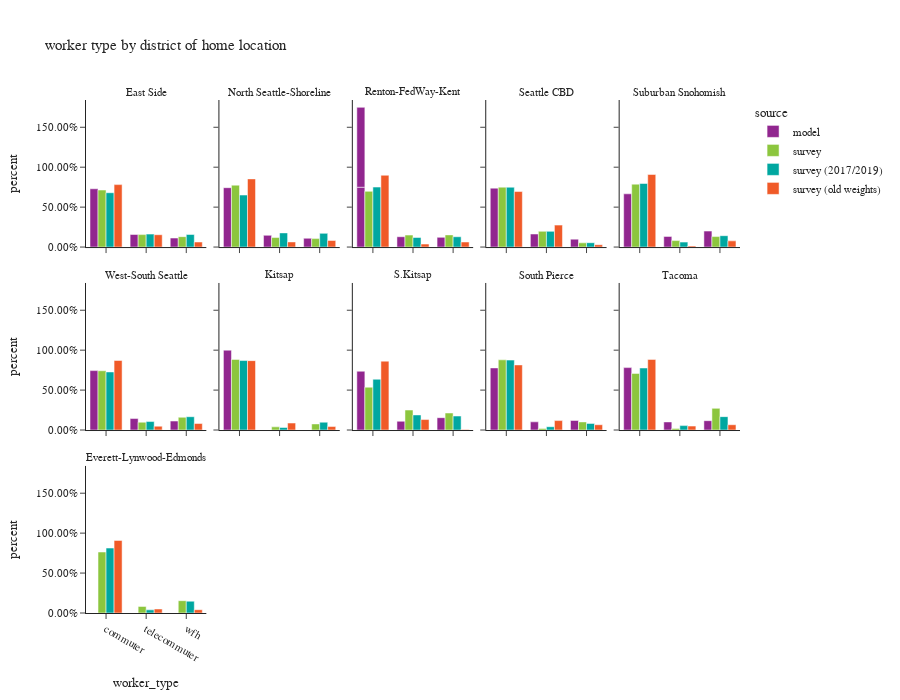

Notebook cell for this chart:
### Code cell
df_worker_count = workers.groupby(['source','CountyName_hh','district_name_hh','worker_type'])['pdexpfac']. \
    sum().reset_index()
df_worker_count['percent'] = df_worker_count.groupby(['source','CountyName_hh','district_name_hh'], group_keys=False)['pdexpfac']. \
    apply(lambda x: x / float(x.sum()))

df_worker_count_ct = workers.groupby(['source','CountyName_hh','district_name_hh','worker_type'])['pdexpfac'].count().reset_index(). \
    rename(columns={'pdexpfac':'sample count'})
df_worker_count = df_worker_count.merge(df_worker_count_ct, on=['source','CountyName_hh','district_name_hh','worker_type']). \
    rename(columns={'pdexpfac':'total count'})

fig = px.bar(df_worker_count.sort_values(by=['source','CountyName_hh','district_name_hh']), x='worker_type', y="percent",
             facet_col="district_name_hh",facet_col_wrap=5,color="source",
             barmode="group",hover_data=['sample count','total count'],
             title="worker type by district of home location")
fig.for_each_annotation(lambda a: a.update(text = a.text.split("=")[-1]))
fig.update_layout(height=700, width=900, font=dict(size=11))
fig.for_each_yaxis(lambda a: a.update(tickformat = ".2%"))
fig.update_xaxes(categoryorder='array', categoryarray= ['commuter','telecommuter','wfh'])
fig.show()

### Figure 1 — Plotly figure (JSON) as saved in the notebook; plotly's stock layout.template omitted (floating-point values rounded to 4 significant figures)
{"data": [{"alignmentgroup": "True", "customdata": [[199700.0, 199700.0], [43100.0, 43100.0], [30820.0, 30820.0]], "hovertemplate": "source=model<br>district_name_hh=East Side<br>worker_type=%{x}<br>percent=%{y}<br>sample count=%{customdata[0]}<br>total count=%{customdata[1]}<extra></extra>", "legendgroup": "model", "marker": {"color": "#91268F", "pattern": {"shape": ""}}, "name": "model", "offsetgroup": "model", "orientation": "v", "showlegend": true, "textposition": "auto", "type": "bar", "x": ["commuter", "telecommuter", "wfh"], "xaxis": "x11", "y": [0.7298, 0.1575, 0.1127], "yaxis": "y11"}, {"alignmentgroup": "True", "customdata": [[166100.0, 166100.0], [32800.0, 32800.0], [24560.0, 24560.0]], "hovertemplate": "source=model<br>district_name_hh=North Seattle-Shoreline<br>worker_type=%{x}<br>percent=%{y}<br>sample count=%{customdata[0]}<br>total count=%{customdata[1]}<extra></extra>", "legendgroup": "model", "marker": {"color": "#91268F", "pattern": {"shape": ""}}, "name": "model", "offsetgroup": "model", "orientation": "v", "showlegend": false, "textposition": "auto", "type": "bar", "x": ["commuter", "telecommuter", "wfh"], "xaxis": "x12", "y": [0.7434, 0.1468, 0.1099], "yaxis": "y12"}, {"alignmentgroup": "True", "customdata": [[284.0, 284.0], [49.0, 49.0], [46.0, 46.0], [7.0, 7.0]], "hovertemplate": "source=model<br>district_name_hh=Renton-FedWay-Kent<br>worker_type=%{x}<br>percent=%{y}<br>sample count=%{customdata[0]}<br>total count=%{customdata[1]}<extra></extra>", "legendgroup": "model", "marker": {"color": "#91268F", "pattern": {"shape": ""}}, "name": "model", "offsetgroup": "model", "orientation": "v", "showlegend": false, "textposition": "auto", "type": "bar", "x": ["commuter", "telecommuter", "wfh", "commuter"], "xaxis": "x13", "y": [0.7493, 0.1293, 0.1214, 1.0], "yaxis": "y13"}, {"alignmentgroup": "True", "customdata": [[121800.0, 121800.0], [26940.0, 26940.0], [16350.0, 16350.0]], "hovertemplate": "source=model<br>district_name_hh=Seattle CBD<br>worker_type=%{x}<br>percent=%{y}<br>sample count=%{customdata[0]}<br>total count=%{customdata[1]}<extra></extra>", "legendgroup": "model", "marker": {"color": "#91268F", "pattern": {"shape": ""}}, "name": "model", "offsetgroup": "model", "orientation": "v", "showlegend": false, "textposition": "auto", "type": "bar", "x": ["commuter", "telecommuter", "wfh"], "xaxis": "x14", "y": [0.7378, 0.1631, 0.09904], "yaxis": "y14"}, {"alignmentgroup": "True", "customdata": [[10.0, 10.0], [2.0, 2.0], [3.0, 3.0]], "hovertemplate": "source=model<br>district_name_hh=Suburban Snohomish<br>worker_type=%{x}<br>percent=%{y}<br>sample count=%{customdata[0]}<br>total count=%{customdata[1]}<extra></extra>", "legendgroup": "model", "marker": {"color": "#91268F", "pattern": {"shape": ""}}, "name": "model", "offsetgroup": "model", "orientation": "v", "showlegend": false, "textposition": "auto", "type": "bar", "x": ["commuter", "telecommuter", "wfh"], "xaxis": "x15", "y": [0.6667, 0.1333, 0.2], "yaxis": "y15"}, {"alignmentgroup": "True", "customdata": [[88020.0, 88020.0], [17010.0, 17010.0], [13300.0, 13300.0]], "hovertemplate": "source=model<br>district_name_hh=West-South Seattle<br>worker_type=%{x}<br>percent=%{y}<br>sample count=%{customdata[0]}<br>total count=%{customdata[1]}<extra></extra>", "legendgroup": "model", "marker": {"color": "#91268F", "pattern": {"shape": ""}}, "name": "model", "offsetgroup": "model", "orientation": "v", "showlegend": false, "textposition": "auto", "type": "bar", "x": ["commuter", "telecommuter", "wfh"], "xaxis": "x6", "y": [0.7439, 0.1438, 0.1124], "yaxis": "y6"}, {"alignmentgroup": "True", "customdata": [[2.0, 2.0]], "hovertemplate": "source=model<br>district_name_hh=Kitsap<br>worker_type=%{x}<br>percent=%{y}<br>sample count=%{customdata[0]}<br>total count=%{customdata[1]}<extra></extra>", "legendgroup": "model", "marker": {"color": "#91268F", "pattern": {"shape": ""}}, "name": "model", "offsetgroup": "model", "orientation": "v", "showlegend": false, "textposition": "auto", "type": "bar", "x": ["commuter"], "xaxis": "x7", "y": [1.0], "yaxis": "y7"}, {"alignmentgroup": "True", "customdata": [[24190.0, 24190.0], [3599.0, 3599.0], [5072.0, 5072.0]], "hovertemplate": "source=model<br>district_name_hh=S.Kitsap<br>worker_type=%{x}<br>percent=%{y}<br>sample count=%{customdata[0]}<br>total count=%{customdata[1]}<extra></extra>", "legendgroup": "model", "marker": {"color": "#91268F", "pattern": {"shape": ""}}, "name": "model", "offsetgroup": "model", "orientation": "v", "showlegend": false, "textposition": "auto", "type": "bar", "x": ["commuter", "telecommuter", "wfh"], "xaxis": "x8", "y": [0.7361, 0.1095, 0.1543], "yaxis": "y8"}, {"alignmentgroup": "True", "customdata": [[219300.0, 219300.0], [28890.0, 28890.0], [33830.0, 33830.0]], "hovertemplate": "source=model<br>district_name_hh=South Pierce<br>worker_type=%{x}<br>percent=%{y}<br>sample count=%{customdata[0]}<br>total count=%{customdata[1]}<extra></extra>", "legendgroup": "model", "marker": {"color": "#91268F", "pattern": {"shape": ""}}, "name": "model", "offsetgroup": "model", "orientation": "v", "showlegend": false, "textposition": "auto", "type": "bar", "x": ["commuter", "telecommuter", "wfh"], "xaxis": "x9", "y": [0.7776, 0.1024, 0.12], "yaxis": "y9"}, {"alignmentgroup": "True", "customdata": [[103200.0, 103200.0], [13380.0, 13380.0], [15450.0, 15450.0]], "hovertemplate": "source=model<br>district_name_hh=Tacoma<br>worker_type=%{x}<br>percent=%{y}<br>sample count=%{customdata[0]}<br>total count=%{customdata[1]}<extra></extra>", "legendgroup": "model", "marker": {"color": "#91268F", "pattern": {"shape": ""}}, "name": "model", "offsetgroup": "model", "orientation": "v", "showlegend": false, "textposition": "auto", "type": "bar", "x": ["commuter", "telecommuter", "wfh"], "xaxis": "x10", "y": [0.7816, 0.1014, 0.117], "yaxis": "y10"}, {"alignmentgroup": "True", "customdata": [[477.0, 252500.0], [231.0, 55080.0], [201.0, 46110.0]], "hovertemplate": "source=survey<br>district_name_hh=East Side<br>worker_type=%{x}<br>percent=%{y}<br>sample count=%{customdata[0]}<br>total count=%{customdata[1]}<extra></extra>", "legendgroup": "survey", "marker": {"color": "#8CC63E", "pattern": {"shape": ""}}, "name": "survey", "offsetgroup": "survey", "orientation": "v", "showlegend": true, "textposition": "auto", "type": "bar", "x": ["commuter", "telecommuter", "wfh"], "xaxis": "x11", "y": [0.7139, 0.1557, 0.1304], "yaxis": "y11"}, {"alignmentgroup": "True", "customdata": [[257.0, 105300.0], [109.0, 16190.0], [112.0, 14360.0]], "hovertemplate": "source=survey<br>district_name_hh=North Seattle-Shoreline<br>worker_type=%{x}<br>percent=%{y}<br>sample count=%{customdata[0]}<br>total count=%{customdata[1]}<extra></extra>", "legendgroup": "survey", "marker": {"color": "#8CC63E", "pattern": {"shape": ""}}, "name": "survey", "offsetgroup": "survey", "orientation": "v", "showlegend": false, "textposition": "auto", "type": "bar", "x": ["commuter", "telecommuter", "wfh"], "xaxis": "x12", "y": [0.7752, 0.1191, 0.1057], "yaxis": "y12"}, {"alignmentgroup": "True", "customdata": [[412.0, 205900.0], [156.0, 44230.0], [165.0, 45030.0]], "hovertemplate": "source=survey<br>district_name_hh=Renton-FedWay-Kent<br>worker_type=%{x}<br>percent=%{y}<br>sample count=%{customdata[0]}<br>total count=%{customdata[1]}<extra></extra>", "legendgroup": "survey", "marker": {"color": "#8CC63E", "pattern": {"shape": ""}}, "name": "survey", "offsetgroup": "survey", "orientation": "v", "showlegend": false, "textposition": "auto", "type": "bar", "x": ["commuter", "telecommuter", "wfh"], "xaxis": "x13", "y": [0.6976, 0.1499, 0.1526], "yaxis": "y13"}, {"alignmentgroup": "True", "customdata": [[104.0, 46180.0], [33.0, 12130.0], [29.0, 3246.0]], "hovertemplate": "source=survey<br>district_name_hh=Seattle CBD<br>worker_type=%{x}<br>percent=%{y}<br>sample count=%{customdata[0]}<br>total count=%{customdata[1]}<extra></extra>", "legendgroup": "survey", "marker": {"color": "#8CC63E", "pattern": {"shape": ""}}, "name": "survey", "offsetgroup": "survey", "orientation": "v", "showlegend": false, "textposition": "auto", "type": "bar", "x": ["commuter", "telecommuter", "wfh"], "xaxis": "x14", "y": [0.7502, 0.197, 0.05273], "yaxis": "y14"}, {"alignmentgroup": "True", "customdata": [[139.0, 153800.0], [40.0, 15810.0], [48.0, 25640.0]], "hovertemplate": "source=survey<br>district_name_hh=Suburban Snohomish<br>worker_type=%{x}<br>percent=%{y}<br>sample count=%{customdata[0]}<br>total count=%{customdata[1]}<extra></extra>", "legendgroup": "survey", "marker": {"color": "#8CC63E", "pattern": {"shape": ""}}, "name": "survey", "offsetgroup": "survey", "orientation": "v", "showlegend": false, "textposition": "auto", "type": "bar", "x": ["commuter", "telecommuter", "wfh"], "xaxis": "x15", "y": [0.7877, 0.08097, 0.1313], "yaxis": "y15"}, {"alignmentgroup": "True", "customdata": [[233.0, 109600.0], [88.0, 14510.0], [85.0, 23600.0]], "hovertemplate": "source=survey<br>district_name_hh=West-South Seattle<br>worker_type=%{x}<br>percent=%{y}<br>sample count=%{customdata[0]}<br>total count=%{customdata[1]}<extra></extra>", "legendgroup": "survey", "marker": {"color": "#8CC63E", "pattern": {"shape": ""}}, "name": "survey", "offsetgroup": "survey", "orientation": "v", "showlegend": false, "textposition": "auto", "type": "bar", "x": ["commuter", "telecommuter", "wfh"], "xaxis": "x6", "y": [0.742, 0.09823, 0.1598], "yaxis": "y6"}, {"alignmentgroup": "True", "customdata": [[112.0, 95950.0], [17.0, 4292.0], [35.0, 8285.0]], "hovertemplate": "source=survey<br>district_name_hh=Kitsap<br>worker_type=%{x}<br>percent=%{y}<br>sample count=%{customdata[0]}<br>total count=%{customdata[1]}<extra></extra>", "legendgroup": "survey", "marker": {"color": "#8CC63E", "pattern": {"shape": ""}}, "name": "survey", "offsetgroup": "survey", "orientation": "v", "showlegend": false, "textposition": "auto", "type": "bar", "x": ["commuter", "telecommuter", "wfh"], "xaxis": "x7", "y": [0.8841, 0.03955, 0.07634], "yaxis": "y7"}, {"alignmentgroup": "True", "customdata": [[30.0, 12410.0], [12.0, 5791.0], [10.0, 4935.0]], "hovertemplate": "source=survey<br>district_name_hh=S.Kitsap<br>worker_type=%{x}<br>percent=%{y}<br>sample count=%{customdata[0]}<br>total count=%{customdata[1]}<extra></extra>", "legendgroup": "survey", "marker": {"color": "#8CC63E", "pattern": {"shape": ""}}, "name": "survey", "offsetgroup": "survey", "orientation": "v", "showlegend": false, "textposition": "auto", "type": "bar", "x": ["commuter", "telecommuter", "wfh"], "xaxis": "x8", "y": [0.5365, 0.2503, 0.2133], "yaxis": "y8"}, {"alignmentgroup": "True", "customdata": [[166.0, 187600.0], [29.0, 4156.0], [46.0, 21680.0]], "hovertemplate": "source=survey<br>district_name_hh=South Pierce<br>worker_type=%{x}<br>percent=%{y}<br>sample count=%{customdata[0]}<br>total count=%{customdata[1]}<extra></extra>", "legendgroup": "survey", "marker": {"color": "#8CC63E", "pattern": {"shape": ""}}, "name": "survey", "offsetgroup": "survey", "orientation": "v", "showlegend": false, "textposition": "auto", "type": "bar", "x": ["commuter", "telecommuter", "wfh"], "xaxis": "x9", "y": [0.8789, 0.01947, 0.1016], "yaxis": "y9"}, {"alignmentgroup": "True", "customdata": [[43.0, 49340.0], [13.0, 1391.0], [9.0, 18880.0]], "hovertemplate": "source=survey<br>district_name_hh=Tacoma<br>worker_type=%{x}<br>percent=%{y}<br>sample count=%{customdata[0]}<br>total count=%{customdata[1]}<extra></extra>", "legendgroup": "survey", "marker": {"color": "#8CC63E", "pattern": {"shape": ""}}, "name": "survey", "offsetgroup": "survey", "orientation": "v", "showlegend": false, "textposition": "auto", "type": "bar", "x": ["commuter", "telecommuter", "wfh"], "xaxis": "x10", "y": [0.7088, 0.01999, 0.2712], "yaxis": "y10"}, {"alignmentgroup": "True", "customdata": [[83.0, 81860.0], [14.0, 8834.0], [29.0, 16510.0]], "hovertemplate": "source=survey<br>district_name_hh=Everett-Lynwood-Edmonds<br>worker_type=%{x}<br>percent=%{y}<br>sample count=%{customdata[0]}<br>total count=%{customdata[1]}<extra></extra>", "legendgroup": "survey", "marker": {"color": "#8CC63E", "pattern": {"shape": ""}}, "name": "survey", "offsetgroup": "survey", "orientation": "v", "showlegend": false, "textposition": "auto", "type": "bar", "x": ["commuter", "telecommuter", "wfh"], "xaxis": "x", "y": [0.7636, 0.0824, 0.154], "yaxis": "y"}, {"alignmentgroup": "True", "customdata": [[450.0, 238400.0], [218.0, 56790.0], [197.0, 55190.0]], "hovertemplate": "source=survey (2017/2019)<br>district_name_hh=East Side<br>worker_type=%{x}<br>percent=%{y}<br>sample count=%{customdata[0]}<br>total count=%{customdata[1]}<extra></extra>", "legendgroup": "survey (2017/2019)", "marker": {"color": "#00A7A0", "pattern": {"shape": ""}}, "name": "survey (2017/2019)", "offsetgroup": "survey (2017/2019)", "orientation": "v", "showlegend": true, "textposition": "auto", "type": "bar", "x": ["commuter", "telecommuter", "wfh"], "xaxis": "x11", "y": [0.6804, 0.1621, 0.1575], "yaxis": "y11"}, {"alignmentgroup": "True", "customdata": [[242.0, 71120.0], [105.0, 19360.0], [110.0, 18720.0]], "hovertemplate": "source=survey (2017/2019)<br>district_name_hh=North Seattle-Shoreline<br>worker_type=%{x}<br>percent=%{y}<br>sample count=%{customdata[0]}<br>total count=%{customdata[1]}<extra></extra>", "legendgroup": "survey (2017/2019)", "marker": {"color": "#00A7A0", "pattern": {"shape": ""}}, "name": "survey (2017/2019)", "offsetgroup": "survey (2017/2019)", "orientation": "v", "showlegend": false, "textposition": "auto", "type": "bar", "x": ["commuter", "telecommuter", "wfh"], "xaxis": "x12", "y": [0.6512, 0.1773, 0.1715], "yaxis": "y12"}, {"alignmentgroup": "True", "customdata": [[393.0, 200700.0], [148.0, 32040.0], [161.0, 34500.0]], "hovertemplate": "source=survey (2017/2019)<br>district_name_hh=Renton-FedWay-Kent<br>worker_type=%{x}<br>percent=%{y}<br>sample count=%{customdata[0]}<br>total count=%{customdata[1]}<extra></extra>", "legendgroup": "survey (2017/2019)", "marker": {"color": "#00A7A0", "pattern": {"shape": ""}}, "name": "survey (2017/2019)", "offsetgroup": "survey (2017/2019)", "orientation": "v", "showlegend": false, "textposition": "auto", "type": "bar", "x": ["commuter", "telecommuter", "wfh"], "xaxis": "x13", "y": [0.751, 0.1199, 0.1291], "yaxis": "y13"}, {"alignmentgroup": "True", "customdata": [[97.0, 41070.0], [32.0, 10770.0], [26.0, 2986.0]], "hovertemplate": "source=survey (2017/2019)<br>district_name_hh=Seattle CBD<br>worker_type=%{x}<br>percent=%{y}<br>sample count=%{customdata[0]}<br>total count=%{customdata[1]}<extra></extra>", "legendgroup": "survey (2017/2019)", "marker": {"color": "#00A7A0", "pattern": {"shape": ""}}, "name": "survey (2017/2019)", "offsetgroup": "survey (2017/2019)", "orientation": "v", "showlegend": false, "textposition": "auto", "type": "bar", "x": ["commuter", "telecommuter", "wfh"], "xaxis": "x14", "y": [0.7491, 0.1964, 0.05447], "yaxis": "y14"}, {"alignmentgroup": "True", "customdata": [[138.0, 125800.0], [40.0, 9791.0], [48.0, 22490.0]], "hovertemplate": "source=survey (2017/2019)<br>district_name_hh=Suburban Snohomish<br>worker_type=%{x}<br>percent=%{y}<br>sample count=%{customdata[0]}<br>total count=%{customdata[1]}<extra></extra>", "legendgroup": "survey (2017/2019)", "marker": {"color": "#00A7A0", "pattern": {"shape": ""}}, "name": "survey (2017/2019)", "offsetgroup": "survey (2017/2019)", "orientation": "v", "showlegend": false, "textposition": "auto", "type": "bar", "x": ["commuter", "telecommuter", "wfh"], "xaxis": "x15", "y": [0.7958, 0.06195, 0.1423], "yaxis": "y15"}, {"alignmentgroup": "True", "customdata": [[214.0, 91740.0], [87.0, 13370.0], [79.0, 21050.0]], "hovertemplate": "source=survey (2017/2019)<br>district_name_hh=West-South Seattle<br>worker_type=%{x}<br>percent=%{y}<br>sample count=%{customdata[0]}<br>total count=%{customdata[1]}<extra></extra>", "legendgroup": "survey (2017/2019)", "marker": {"color": "#00A7A0", "pattern": {"shape": ""}}, "name": "survey (2017/2019)", "offsetgroup": "survey (2017/2019)", "orientation": "v", "showlegend": false, "textposition": "auto", "type": "bar", "x": ["commuter", "telecommuter", "wfh"], "xaxis": "x6", "y": [0.7272, 0.106, 0.1668], "yaxis": "y6"}, {"alignmentgroup": "True", "customdata": [[107.0, 91950.0], [17.0, 3379.0], [37.0, 10380.0]], "hovertemplate": "source=survey (2017/2019)<br>district_name_hh=Kitsap<br>worker_type=%{x}<br>percent=%{y}<br>sample count=%{customdata[0]}<br>total count=%{customdata[1]}<extra></extra>", "legendgroup": "survey (2017/2019)", "marker": {"color": "#00A7A0", "pattern": {"shape": ""}}, "name": "survey (2017/2019)", "offsetgroup": "survey (2017/2019)", "orientation": "v", "showlegend": false, "textposition": "auto", "type": "bar", "x": ["commuter", "telecommuter", "wfh"], "xaxis": "x7", "y": [0.8698, 0.03196, 0.09823], "yaxis": "y7"}, {"alignmentgroup": "True", "customdata": [[30.0, 28680.0], [12.0, 8522.0], [10.0, 7902.0]], "hovertemplate": "source=survey (2017/2019)<br>district_name_hh=S.Kitsap<br>worker_type=%{x}<br>percent=%{y}<br>sample count=%{customdata[0]}<br>total count=%{customdata[1]}<extra></extra>", "legendgroup": "survey (2017/2019)", "marker": {"color": "#00A7A0", "pattern": {"shape": ""}}, "name": "survey (2017/2019)", "offsetgroup": "survey (2017/2019)", "orientation": "v", "showlegend": false, "textposition": "auto", "type": "bar", "x": ["commuter", "telecommuter", "wfh"], "xaxis": "x8", "y": [0.6359, 0.1889, 0.1752], "yaxis": "y8"}, {"alignmentgroup": "True", "customdata": [[157.0, 182100.0], [30.0, 8589.0], [45.0, 17280.0]], "hovertemplate": "source=survey (2017/2019)<br>district_name_hh=South Pierce<br>worker_type=%{x}<br>percent=%{y}<br>sample count=%{customdata[0]}<br>total count=%{customdata[1]}<extra></extra>", "legendgroup": "survey (2017/2019)", "marker": {"color": "#00A7A0", "pattern": {"shape": ""}}, "name": "survey (2017/2019)", "offsetgroup": "survey (2017/2019)", "orientation": "v", "showlegend": false, "textposition": "auto", "type": "bar", "x": ["commuter", "telecommuter", "wfh"], "xaxis": "x9", "y": [0.8756, 0.04129, 0.08307], "yaxis": "y9"}, {"alignmentgroup": "True", "customdata": [[42.0, 51780.0], [13.0, 3685.0], [8.0, 11180.0]], "hovertemplate": "source=survey (2017/2019)<br>district_name_hh=Tacoma<br>worker_type=%{x}<br>percent=%{y}<br>sample count=%{customdata[0]}<br>total count=%{customdata[1]}<extra></extra>", "legendgroup": "survey (2017/2019)", "marker": {"color": "#00A7A0", "pattern": {"shape": ""}}, "name": "survey (2017/2019)", "offsetgroup": "survey (2017/2019)", "orientation": "v", "showlegend": false, "textposition": "auto", "type": "bar", "x": ["commuter", "telecommuter", "wfh"], "xaxis": "x10", "y": [0.7769, 0.05529, 0.1678], "yaxis": "y10"}, {"alignmentgroup": "True", "customdata": [[76.0, 87540.0], [13.0, 4228.0], [29.0, 15890.0]], "hovertemplate": "source=survey (2017/2019)<br>district_name_hh=Everett-Lynwood-Edmonds<br>worker_type=%{x}<br>percent=%{y}<br>sample count=%{customdata[0]}<br>total count=%{customdata[1]}<extra></extra>", "legendgroup": "survey (2017/2019)", "marker": {"color": "#00A7A0", "pattern": {"shape": ""}}, "name": "survey (2017/2019)", "offsetgroup": "survey (2017/2019)", "orientation": "v", "showlegend": false, "textposition": "auto", "type": "bar", "x": ["commuter", "telecommuter", "wfh"], "xaxis": "x", "y": [0.8132, 0.03927, 0.1476], "yaxis": "y"}, {"alignmentgroup": "True", "customdata": [[1688.0, 157200.0], [107.0, 31090.0], [155.0, 12730.0]], "hovertemplate": "source=survey (old weights)<br>district_name_hh=East Side<br>worker_type=%{x}<br>percent=%{y}<br>sample count=%{customdata[0]}<br>total count=%{customdata[1]}<extra></extra>", "legendgroup": "survey (old weights)", "marker": {"color": "#F05A28", "pattern": {"shape": ""}}, "name": "survey (old weights)", "offsetgroup": "survey (old weights)", "orientation": "v", "showlegend": true, "textposition": "auto", "type": "bar", "x": ["commuter", "telecommuter", "wfh"], "xaxis": "x11", "y": [0.782, 0.1547, 0.06332], "yaxis": "y11"}, {"alignmentgroup": "True", "customdata": [[771.0, 130900.0], [53.0, 9850.0], [91.0, 12620.0]], "hovertemplate": "source=survey (old weights)<br>district_name_hh=North Seattle-Shoreline<br>worker_type=%{x}<br>percent=%{y}<br>sample count=%{customdata[0]}<br>total count=%{customdata[1]}<extra></extra>", "legendgroup": "survey (old weights)", "marker": {"color": "#F05A28", "pattern": {"shape": ""}}, "name": "survey (old weights)", "offsetgroup": "survey (old weights)", "orientation": "v", "showlegend": false, "textposition": "auto", "type": "bar", "x": ["commuter", "telecommuter", "wfh"], "xaxis": "x12", "y": [0.8535, 0.06421, 0.08225], "yaxis": "y12"}, {"alignmentgroup": "True", "customdata": [[1311.0, 262100.0], [81.0, 10900.0], [141.0, 18510.0]], "hovertemplate": "source=survey (old weights)<br>district_name_hh=Renton-FedWay-Kent<br>worker_type=%{x}<br>percent=%{y}<br>sample count=%{customdata[0]}<br>total count=%{customdata[1]}<extra></extra>", "legendgroup": "survey (old weights)", "marker": {"color": "#F05A28", "pattern": {"shape": ""}}, "name": "survey (old weights)", "offsetgroup": "survey (old weights)", "orientation": "v", "showlegend": false, "textposition": "auto", "type": "bar", "x": ["commuter", "telecommuter", "wfh"], "xaxis": "x13", "y": [0.8991, 0.03738, 0.06351], "yaxis": "y13"}, {"alignmentgroup": "True", "customdata": [[196.0, 33850.0], [22.0, 13390.0], [30.0, 1459.0]], "hovertemplate": "source=survey (old weights)<br>district_name_hh=Seattle CBD<br>worker_type=%{x}<br>percent=%{y}<br>sample count=%{customdata[0]}<br>total count=%{customdata[1]}<extra></extra>", "legendgroup": "survey (old weights)", "marker": {"color": "#F05A28", "pattern": {"shape": ""}}, "name": "survey (old weights)", "offsetgroup": "survey (old weights)", "orientation": "v", "showlegend": false, "textposition": "auto", "type": "bar", "x": ["commuter", "telecommuter", "wfh"], "xaxis": "x14", "y": [0.6951, 0.2749, 0.02995], "yaxis": "y14"}, {"alignmentgroup": "True", "customdata": [[219.0, 135100.0], [10.0, 2009.0], [13.0, 11540.0]], "hovertemplate": "source=survey (old weights)<br>district_name_hh=Suburban Snohomish<br>worker_type=%{x}<br>percent=%{y}<br>sample count=%{customdata[0]}<br>total count=%{customdata[1]}<extra></extra>", "legendgroup": "survey (old weights)", "marker": {"color": "#F05A28", "pattern": {"shape": ""}}, "name": "survey (old weights)", "offsetgroup": "survey (old weights)", "orientation": "v", "showlegend": false, "textposition": "auto", "type": "bar", "x": ["commuter", "telecommuter", "wfh"], "xaxis": "x15", "y": [0.9088, 0.01352, 0.07764], "yaxis": "y15"}, {"alignmentgroup": "True", "customdata": [[672.0, 120600.0], [39.0, 6624.0], [55.0, 11280.0]], "hovertemplate": "source=survey (old weights)<br>district_name_hh=West-South Seattle<br>worker_type=%{x}<br>percent=%{y}<br>sample count=%{customdata[0]}<br>total count=%{customdata[1]}<extra></extra>", "legendgroup": "survey (old weights)", "marker": {"color": "#F05A28", "pattern": {"shape": ""}}, "name": "survey (old weights)", "offsetgroup": "survey (old weights)", "orientation": "v", "showlegend": false, "textposition": "auto", "type": "bar", "x": ["commuter", "telecommuter", "wfh"], "xaxis": "x6", "y": [0.8707, 0.04783, 0.08146], "yaxis": "y6"}, {"alignmentgroup": "True", "customdata": [[130.0, 77440.0], [14.0, 7806.0], [26.0, 3883.0]], "hovertemplate": "source=survey (old weights)<br>district_name_hh=Kitsap<br>worker_type=%{x}<br>percent=%{y}<br>sample count=%{customdata[0]}<br>total count=%{customdata[1]}<extra></extra>", "legendgroup": "survey (old weights)", "marker": {"color": "#F05A28", "pattern": {"shape": ""}}, "name": "survey (old weights)", "offsetgroup": "survey (old weights)", "orientation": "v", "showlegend": false, "textposition": "auto", "type": "bar", "x": ["commuter", "telecommuter", "wfh"], "xaxis": "x7", "y": [0.8688, 0.08758, 0.04357], "yaxis": "y7"}, {"alignmentgroup": "True", "customdata": [[71.0, 45190.0], [8.0, 6872.0], [5.0, 333.5]], "hovertemplate": "source=survey (old weights)<br>district_name_hh=S.Kitsap<br>worker_type=%{x}<br>percent=%{y}<br>sample count=%{customdata[0]}<br>total count=%{customdata[1]}<extra></extra>", "legendgroup": "survey (old weights)", "marker": {"color": "#F05A28", "pattern": {"shape": ""}}, "name": "survey (old weights)", "offsetgroup": "survey (old weights)", "orientation": "v", "showlegend": false, "textposition": "auto", "type": "bar", "x": ["commuter", "telecommuter", "wfh"], "xaxis": "x8", "y": [0.8625, 0.1312, 0.006366], "yaxis": "y8"}, {"alignmentgroup": "True", "customdata": [[278.0, 163400.0], [26.0, 23720.0], [24.0, 13270.0]], "hovertemplate": "source=survey (old weights)<br>district_name_hh=South Pierce<br>worker_type=%{x}<br>percent=%{y}<br>sample count=%{customdata[0]}<br>total count=%{customdata[1]}<extra></extra>", "legendgroup": "survey (old weights)", "marker": {"color": "#F05A28", "pattern": {"shape": ""}}, "name": "survey (old weights)", "offsetgroup": "survey (old weights)", "orientation": "v", "showlegend": false, "textposition": "auto", "type": "bar", "x": ["commuter", "telecommuter", "wfh"], "xaxis": "x9", "y": [0.8154, 0.1184, 0.06622], "yaxis": "y9"}, {"alignmentgroup": "True", "customdata": [[77.0, 40130.0], [8.0, 2239.0], [15.0, 3006.0]], "hovertemplate": "source=survey (old weights)<br>district_name_hh=Tacoma<br>worker_type=%{x}<br>percent=%{y}<br>sample count=%{customdata[0]}<br>total count=%{customdata[1]}<extra></extra>", "legendgroup": "survey (old weights)", "marker": {"color": "#F05A28", "pattern": {"shape": ""}}, "name": "survey (old weights)", "offsetgroup": "survey (old weights)", "orientation": "v", "showlegend": false, "textposition": "auto", "type": "bar", "x": ["commuter", "telecommuter", "wfh"], "xaxis": "x10", "y": [0.8844, 0.04934, 0.06625], "yaxis": "y10"}, {"alignmentgroup": "True", "customdata": [[105.0, 77320.0], [9.0, 4252.0], [13.0, 3506.0]], "hovertemplate": "source=survey (old weights)<br>district_name_hh=Everett-Lynwood-Edmonds<br>worker_type=%{x}<br>percent=%{y}<br>sample count=%{customdata[0]}<br>total count=%{customdata[1]}<extra></extra>", "legendgroup": "survey (old weights)", "marker": {"color": "#F05A28", "pattern": {"shape": ""}}, "name": "survey (old weights)", "offsetgroup": "survey (old weights)", "orientation": "v", "showlegend": false, "textposition": "auto", "type": "bar", "x": ["commuter", "telecommuter", "wfh"], "xaxis": "x", "y": [0.9088, 0.04998, 0.04121], "yaxis": "y"}], "layout": {"annotations": [{"font": {}, "showarrow": false, "text": "Everett-Lynwood-Edmonds", "x": 0.092, "xanchor": "center", "xref": "paper", "y": 0.2867, "yanchor": "bottom", "yref": "paper"}, {"font": {}, "showarrow": false, "text": "West-South Seattle", "x": 0.092, "xanchor": "center", "xref": "paper", "y": 0.6433, "yanchor": "bottom", "yref": "paper"}, {"font": {}, "showarrow": false, "text": "Kitsap", "x": 0.296, "xanchor": "center", "xref": "paper", "y": 0.6433, "yanchor": "bottom", "yref": "paper"}, {"font": {}, "showarrow": false, "text": "S.Kitsap", "x": 0.5, "xanchor": "center", "xref": "paper", "y": 0.6433, "yanchor": "bottom", "yref": "paper"}, {"font": {}, "showarrow": false, "text": "South Pierce", "x": 0.704, "xanchor": "center", "xref": "paper", "y": 0.6433, "yanchor": "bottom", "yref": "paper"}, {"font": {}, "showarrow": false, "text": "Tacoma", "x": 0.908, "xanchor": "center", "xref": "paper", "y": 0.6433, "yanchor": "bottom", "yref": "paper"}, {"font": {}, "showarrow": false, "text": "East Side", "x": 0.092, "xanchor": "center", "xref": "paper", "y": 1.0, "yanchor": "bottom", "yref": "paper"}, {"font": {}, "showarrow": false, "text": "North Seattle-Shoreline", "x": 0.296, "xanchor": "center", "xref": "paper", "y": 1.0, "yanchor": "bottom", "yref": "paper"}, {"font": {}, "showarrow": false, "text": "Renton-FedWay-Kent", "x": 0.5, "xanchor": "center", "xref": "paper", "y": 1.0, "yanchor": "bottom", "yref": "paper"}, {"font": {}, "showarrow": false, "text": "Seattle CBD", "x": 0.704, "xanchor": "center", "xref": "paper", "y": 1.0, "yanchor": "bottom", "yref": "paper"}, {"font": {}, "showarrow": false, "text": "Suburban Snohomish", "x": 0.908, "xanchor": "center", "xref": "paper", "y": 1.0, "yanchor": "bottom", "yref": "paper"}], "barmode": "group", "font": {"size": 11}, "height": 700, "legend": {"title": {"text": "source"}, "tracegroupgap": 0}, "title": {"text": "worker type by district of home location"}, "width": 900, "xaxis": {"anchor": "y", "categoryarray": ["commuter", "telecommuter", "wfh"], "categoryorder": "array", "domain": [0.0, 0.184], "title": {"text": "worker_type"}}, "xaxis10": {"anchor": "y10", "categoryarray": ["commuter", "telecommuter", "wfh"], "categoryorder": "array", "domain": [0.816, 1.0], "matches": "x", "showticklabels": false}, "xaxis11": {"anchor": "y11", "categoryarray": ["commuter", "telecommuter", "wfh"], "categoryorder": "array", "domain": [0.0, 0.184], "matches": "x", "showticklabels": false}, "xaxis12": {"anchor": "y12", "categoryarray": ["commuter", "telecommuter", "wfh"], "categoryorder": "array", "domain": [0.204, 0.388], "matches": "x", "showticklabels": false}, "xaxis13": {"anchor": "y13", "categoryarray": ["commuter", "telecommuter", "wfh"], "categoryorder": "array", "domain": [0.408, 0.592], "matches": "x", "showticklabels": false}, "xaxis14": {"anchor": "y14", "categoryarray": ["commuter", "telecommuter", "wfh"], "categoryorder": "array", "domain": [0.612, 0.796], "matches": "x", "showticklabels": false}, "xaxis15": {"anchor": "y15", "categoryarray": ["commuter", "telecommuter", "wfh"], "categoryorder": "array", "domain": [0.816, 1.0], "matches": "x", "showticklabels": false}, "xaxis2": {"anchor": "y2", "categoryarray": ["commuter", "telecommuter", "wfh"], "categoryorder": "array", "domain": [0.204, 0.388], "matches": "x", "title": {"text": "worker_type"}}, "xaxis3": {"anchor": "y3", "categoryarray": ["commuter", "telecommuter", "wfh"], "categoryorder": "array", "domain": [0.408, 0.592], "matches": "x", "title": {"text": "worker_type"}}, "xaxis4": {"anchor": "y4", "categoryarray": ["commuter", "telecommuter", "wfh"], "categoryorder": "array", "domain": [0.612, 0.796], "matches": "x", "title": {"text": "worker_type"}}, "xaxis5": {"anchor": "y5", "categoryarray": ["commuter", "telecommuter", "wfh"], "categoryorder": "array", "domain": [0.816, 1.0], "matches": "x", "title": {"text": "worker_type"}}, "xaxis6": {"anchor": "y6", "categoryarray": ["commuter", "telecommuter", "wfh"], "categoryorder": "array", "domain": [0.0, 0.184], "matches": "x", "showticklabels": false}, "xaxis7": {"anchor": "y7", "categoryarray": ["commuter", "telecommuter", "wfh"], "categoryorder": "array", "domain": [0.204, 0.388], "matches": "x", "showticklabels": false}, "xaxis8": {"anchor": "y8", "categoryarray": ["commuter", "telecommuter", "wfh"], "categoryorder": "array", "domain": [0.408, 0.592], "matches": "x", "showticklabels": false}, "xaxis9": {"anchor": "y9", "categoryarray": ["commuter", "telecommuter", "wfh"], "categoryorder": "array", "domain": [0.612, 0.796], "matches": "x", "showticklabels": false}, "yaxis": {"anchor": "x", "domain": [0.0, 0.2867], "tickformat": ".2%", "title": {"text": "percent"}}, "yaxis10": {"anchor": "x10", "domain": [0.3567, 0.6433], "matches": "y", "showticklabels": false, "tickformat": ".2%"}, "yaxis11": {"anchor": "x11", "domain": [0.7133, 1.0], "matches": "y", "tickformat": ".2%", "title": {"text": "percent"}}, "yaxis12": {"anchor": "x12", "domain": [0.7133, 1.0], "matches": "y", "showticklabels": false, "tickformat": ".2%"}, "yaxis13": {"anchor": "x13", "domain": [0.7133, 1.0], "matches": "y", "showticklabels": false, "tickformat": ".2%"}, "yaxis14": {"anchor": "x14", "domain": [0.7133, 1.0], "matches": "y", "showticklabels": false, "tickformat": ".2%"}, "yaxis15": {"anchor": "x15", "domain": [0.7133, 1.0], "matches": "y", "showticklabels": false, "tickformat": ".2%"}, "yaxis2": {"anchor": "x2", "domain": [0.0, 0.2867], "matches": "y", "showticklabels": false, "tickformat": ".2%"}, "yaxis3": {"anchor": "x3", "domain": [0.0, 0.2867], "matches": "y", "showticklabels": false, "tickformat": ".2%"}, "yaxis4": {"anchor": "x4", "domain": [0.0, 0.2867], "matches": "y", "showticklabels": false, "tickformat": ".2%"}, "yaxis5": {"anchor": "x5", "domain": [0.0, 0.2867], "matches": "y", "showticklabels": false, "tickformat": ".2%"}, "yaxis6": {"anchor": "x6", "domain": [0.3567, 0.6433], "matches": "y", "tickformat": ".2%", "title": {"text": "percent"}}, "yaxis7": {"anchor": "x7", "domain": [0.3567, 0.6433], "matches": "y", "showticklabels": false, "tickformat": ".2%"}, "yaxis8": {"anchor": "x8", "domain": [0.3567, 0.6433], "matches": "y", "showticklabels": false, "tickformat": ".2%"}, "yaxis9": {"anchor": "x9", "domain": [0.3567, 0.6433], "matches": "y", "showticklabels": false, "tickformat": ".2%"}}}
